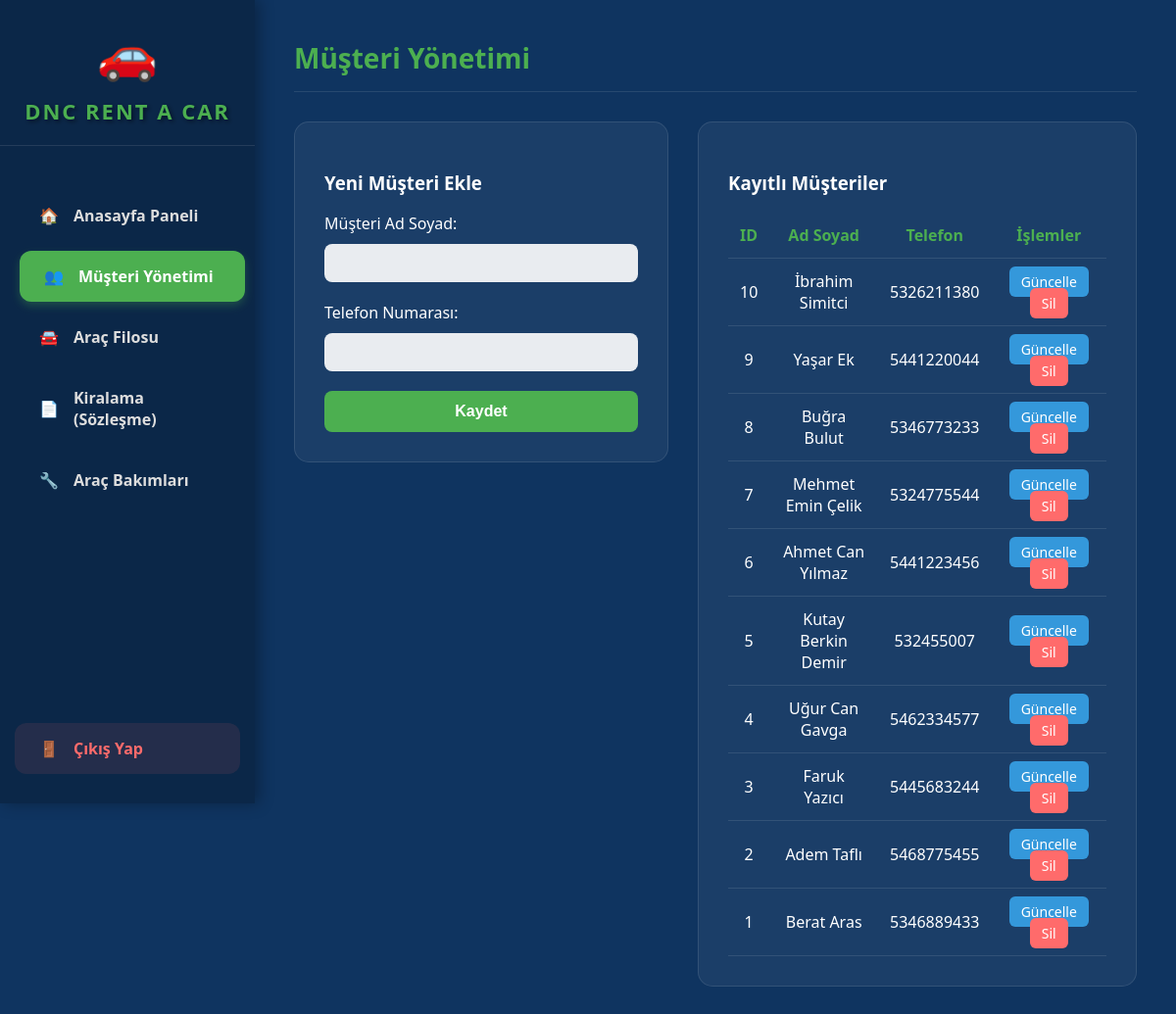
The page /musteriler.php (signed in) on the database its author committed.
### tables this page shows
CREATE TABLE `dnc_musteriler` (
  `dnc_musteri_id` int(11) NOT NULL,
  `dnc_ad_soyad` varchar(50) DEFAULT NULL,
  `dnc_telefon` varchar(15) DEFAULT NULL,
  `dnc_tarih` timestamp NOT NULL DEFAULT current_timestamp()
);

### musteriler.php (the view, shortened to what this page needs)
<?php
$vtbaglan = new mysqli("localhost", "root", "", "vt_242703017");
$duzenle_modu = false;
$d_ad = ""; $d_tel = ""; $d_id = "";
?>
<!DOCTYPE html>
<html lang="tr">
<head>
</head>
<body>
    <div class="sidebar">
        <div class="logo"><div class="logo-icon">🚗</div><h2>DNC RENT A CAR</h2></div>
        <a href="anasayfa.php"><span>🏠</span> Anasayfa Paneli</a>
        <a href="musteriler.php" class="active"><span>👥</span> Müşteri Yönetimi</a>
        <a href="araclar.php"><span>🚘</span> Araç Filosu</a>
        <a href="kiralama.php"><span>📄</span> Kiralama (Sözleşme)</a>
        <a href="bakimlar.php"><span>🔧</span> Araç Bakımları</a>
        <a href="giris.php" class="cikis-btn"><span>🚪</span> Çıkış Yap</a>
    </div>
    <div class="main-content">
        <div class="baslik-alani">
            <h1>Müşteri Yönetimi</h1>
        </div>
        <div class="container">
            <div class="form-kutu">
                <h3><?php echo $duzenle_modu ? "Müşteri Güncelle" : "Yeni Müşteri Ekle"; ?></h3>
                <form action="musteriler.php" method="post">
                    <label>Müşteri Ad Soyad:</label>
                    <input type="text" name="m_ad" value="<?php echo $d_ad; ?>" required>
                    <label>Telefon Numarası:</label>
                    <input type="text" name="m_tel" value="<?php echo $d_tel; ?>" required>
                    <?php if($duzenle_modu): ?>
                        <input type="submit" name="musteri_guncelle" value="Güncelle" style="background: #3498db;">
                    <?php else: ?>
                        <input type="submit" name="musteri_ekle" value="Kaydet">
                    <?php endif; ?>
                </form>
            </div>
            <div class="list-kutu">
                <h3>Kayıtlı Müşteriler</h3>
                <table>
                    <tr><th>ID</th><th>Ad Soyad</th><th>Telefon</th><th>İşlemler</th></tr>
                    <?php
                    $Sorgu = $vtbaglan->query("SELECT * FROM dnc_musteriler ORDER BY dnc_musteri_id DESC");
                    while($satir = $Sorgu->fetch_assoc()){
                        echo "<tr>
                                <td>".$satir['dnc_musteri_id']."</td>
                                <td>".$satir['dnc_ad_soyad']."</td>
                                <td>".$satir['dnc_telefon']."</td>
                                <td>
                                    <a href='musteriler.php?duzenle=".$satir['dnc_musteri_id']."' class='btn-guncelle'>Güncelle</a>
                                    <a href='musteriler.php?sil=".$satir['dnc_musteri_id']."' class='btn-sil'>Sil</a>
                                </td>
                              </tr>";
                    }
                    ?>
                </table>
            </div>
        </div>
    </div>
</body>
</html>

### musteriler.php (style rules this page uses)
body { background-color: #0f3460; color: white; font-family: 'Segoe UI', Tahoma, sans-serif; margin: 0; display: flex; }
.sidebar { width: 260px; background: rgba(0,0,0,0.25); height: 100vh; position: fixed; left: 0; top: 0; display: flex; flex-direction: column; padding-top: 20px; box-shadow: 4px 0 15px rgba(0,0,0,0.3); z-index: 100; }
.sidebar .logo { text-align: center; margin-bottom: 40px; padding-bottom: 20px; border-bottom: 1px solid rgba(255,255,255,0.1); }
.sidebar .logo-icon { font-size: 50px; margin-bottom: 10px; }
.sidebar h2 { margin: 0; color: #4CAF50; font-size: 22px; letter-spacing: 2px; text-shadow: 2px 2px 4px rgba(0,0,0,0.5); }
.sidebar a { color: #ddd; text-decoration: none; padding: 15px 25px; font-size: 16px; font-weight: 600; display: flex; align-items: center; gap: 15px; transition: all 0.3s ease; margin: 5px 15px; border-radius: 12px; }
.sidebar a:hover, .sidebar a.active { background: #4CAF50; color: white; transform: translateX(5px); box-shadow: 0 4px 10px rgba(76,175,80,0.3); }
.sidebar .cikis-btn { margin-top: auto; margin-bottom: 30px; background: rgba(255,107,107,0.1); color: #ff6b6b; }
.main-content { margin-left: 260px; padding: 40px; width: calc(100% - 260px); box-sizing: border-box; min-height: 100vh; }
.baslik-alani { border-bottom: 1px solid rgba(255,255,255,0.1); padding-bottom: 15px; margin-bottom: 30px; }
.baslik-alani h1 { margin: 0; color: #4CAF50; font-size: 28px; }
.container { display: flex; gap: 30px; flex-wrap: wrap; align-items: flex-start; }
.form-kutu { background: rgba(255, 255, 255, 0.05); padding: 30px; border-radius: 15px; width: 320px; border: 1px solid rgba(255,255,255,0.1); }
.list-kutu { background: rgba(255, 255, 255, 0.05); padding: 30px; border-radius: 15px; flex: 1; border: 1px solid rgba(255,255,255,0.1); }
table { width: 100%; border-collapse: collapse; margin-top: 15px; }
th, td { padding: 12px; text-align: center; border-bottom: 1px solid rgba(255,255,255,0.1); }
th { color: #4CAF50; font-size: 16px; }
input[type="text"] { width: 100%; padding: 12px; border-radius: 8px; border: none; margin: 10px 0 20px 0; box-sizing: border-box; background: rgba(255,255,255,0.9); }
input[type="submit"] { width: 100%; padding: 12px; border-radius: 8px; border: none; cursor: pointer; font-weight: bold; background: #4CAF50; color: white; font-size: 16px; transition: 0.3s; }
.btn-sil { background: #ff6b6b; color: white; padding: 6px 12px; text-decoration: none; border-radius: 6px; font-size: 14px; }
.btn-guncelle { background: #3498db; color: white; padding: 6px 12px; text-decoration: none; border-radius: 6px; font-size: 14px; }

### rows shown on the page
dnc_musteriler: dnc_musteri_id "10", dnc_ad_soyad "İbrahim Simitci", dnc_telefon "5326211380"
dnc_musteriler: dnc_musteri_id "9", dnc_ad_soyad "Yaşar Ek", dnc_telefon "5441220044"
dnc_musteriler: dnc_musteri_id "8", dnc_ad_soyad "Buğra Bulut", dnc_telefon "5346773233"
dnc_musteriler: dnc_musteri_id "7", dnc_ad_soyad "Mehmet Emin Çelik", dnc_telefon "5324775544"
dnc_musteriler: dnc_musteri_id "6", dnc_ad_soyad "Ahmet Can Yılmaz", dnc_telefon "5441223456"
dnc_musteriler: dnc_musteri_id "5", dnc_ad_soyad "Kutay Berkin Demir", dnc_telefon "532455007"
dnc_musteriler: dnc_musteri_id "4", dnc_ad_soyad "Uğur Can Gavga", dnc_telefon "5462334577"
dnc_musteriler: dnc_musteri_id "3", dnc_ad_soyad "Faruk Yazıcı", dnc_telefon "5445683244"
dnc_musteriler: dnc_musteri_id "2", dnc_ad_soyad "Adem Taflı", dnc_telefon "5468775455"
dnc_musteriler: dnc_musteri_id "1", dnc_ad_soyad "Berat Aras", dnc_telefon "5346889433"
